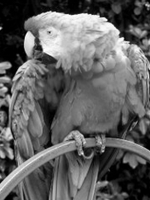
#> input picture lab04/parrot.png, 150 x 200 px
$ jupyter execute conv_binary00.ipynb
#> lines starting #> are read from the running program, lines starting #| are printed output that depends on the picture; after the words box and inside, x2 and y2 are one past the last pixel; in counts of white or black regions, pixels touching at a corner belong together
#> further down, im1 is the input picture: PIL image 150x200 L; min 0, max 255, mean 97
[cell 1]
from PIL import Image

def conv_binary1(im,t):
#> called with t = 145
    im_b = Image.new('1',im.size)
#> im_b: PIL image 150x200 1; every value is 0
    for x in range(im.size[0]):
        for y in range(im.size[1]):
            if im.getpixel((x,y)) <= t:
                im_b.putpixel((x,y),1)
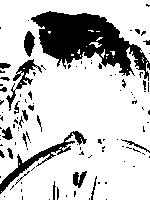
#> im_b: PIL image 150x200 1; 78.2% white; 108 black regions (82 under 20 px), largest, box (x1, y1, x2, y2) and area: (31, 11, 150, 81) 4002, (0, 131, 87, 194) 768, (6, 59, 42, 111) 374
    return im_b

[cell 2]
def conv_binary2(im,t1,t2):
#> called with t1 = 100, t2 = 200
    im_b = Image.new('1',im.size)
    for x in range(im.size[0]):
        for y in range(im.size[1]):
            if t1 <= im.getpixel((x,y)) <= t2:
                im_b.putpixel((x,y),1)
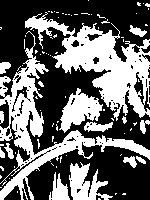
#> im_b: PIL image 150x200 1; 41.1% white; 88 white regions (72 under 20 px), largest, box (x1, y1, x2, y2) and area: (25, 12, 150, 121) 4814, (0, 31, 150, 200) 4249, (59, 88, 103, 133) 980
    return im_b

[cell 3]
im1 = Image.open('parrot.png')
im1.show()
im2 = conv_binary1(im1,145)
im2.show()
